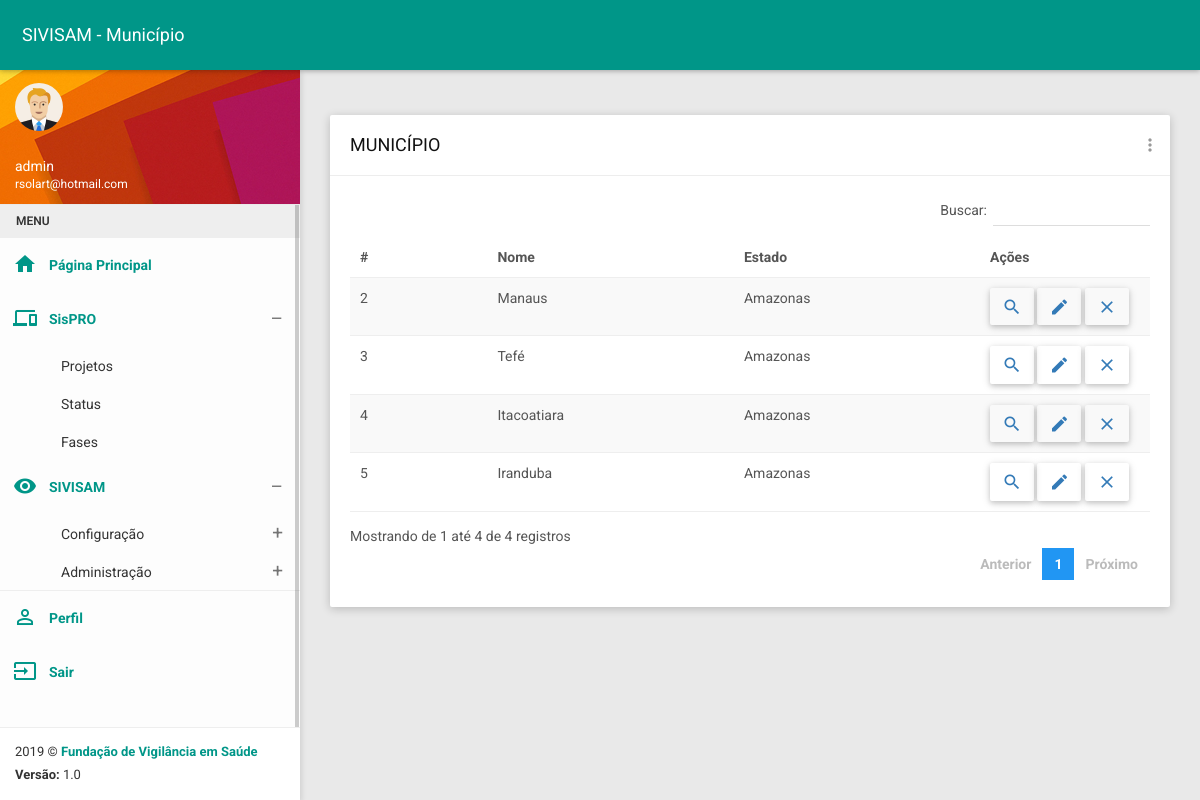
Page /devisa/municipio_list (signed in) on the committed database.
### devisa/models.py (models this page shows, shortened)
class Municipio(models.Model):
    mun_nome = models.CharField(verbose_name='municipio', max_length=100)
    estado = models.ForeignKey(Estado, on_delete=models.PROTECT)
    class Meta:
        permissions = (
            ('municipio_list', 'Pode listar municípios'),
            ('municipio_create', 'Pode cadastrar município'),
            ('municipio_update', 'Pode editar município'),
            ('municipio_view', 'Pode ver município'),
            ('municipio_delete', 'Pode excluir município')
        )

class Estado(models.Model):
    est_nome = models.CharField(verbose_name='Estado', max_length=100)
    pais = models.ForeignKey(Pais,on_delete=models.PROTECT)
    class Meta:
        permissions = (
            ('estado_list', 'Pode listar estados'),
            ('estado_create', 'Pode cadastrar estado'),
            ('estado_update', 'Pode editar estado'),
            ('estado_view', 'Pode ver estado'),
            ('estado_delete', 'Pode excluir estado')
        )
    def __str__(self):
        return self.est_nome

### devisa/views.py (the view)
# urls.py: path('municipio_list', municipio_list, name="municipio_list"),
@login_required
@permission_required('devisa.municipio_list')
def municipio_list(request):
    model = Municipio.objects.all()
    q = request.GET.get('pesquisar_por')
    if q is not None:
        model = model.filter(Q(mun_nome__icontains=q) | Q(estado__icontains=q))
    return render(request, 'municipio/municipio_list.html', {'municipios': model})

### devisa/templates/municipio/municipio_list.html (shortened to what this page needs)
{% extends 'base.html' %}
{% load static %}
{% block css %}
    <link href="{% static 'plugins/bootstrap/css/bootstrap.css' %}" rel="stylesheet">
    <link href="{% static 'plugins/node-waves/waves.css' %}" rel="stylesheet" />
    <link href="{% static 'plugins/animate-css/animate.css' %}" rel="stylesheet" />
    <link href="{% static 'plugins/jquery-datatable/skin/bootstrap/css/dataTables.bootstrap.css' %}" rel="stylesheet">
    <link href="{% static 'css/style.css' %}" rel="stylesheet">
    <link href="{% static 'css/themes/all-themes.css' %}" rel="stylesheet" />
{% endblock %}
{% block title %} SIVISAM - Município {% endblock %}
{% block content %}
<div class="row clearfix">
                <div class="col-lg-12 col-md-12 col-sm-12 col-xs-12">
                    <div class="card">
                        <div class="header">
                            <h2>
                                MUNICÍPIO
                            </h2>
                            <ul class="header-dropdown m-r--5">
                                <li class="dropdown">
                                    <a href="javascript:void(0);" class="dropdown-toggle" data-toggle="dropdown" role="button" aria-haspopup="true" aria-expanded="false">
                                        <i class="material-icons">more_vert</i>
                                    </a>
                                </li>
                            </ul>
                        </div>
                        <div class="body">
                            <div class="table-responsive">
                                <table class="table table-striped table-hover dataTable js-exportable">
                                    <thead>
                                        <tr>
                                            <th>#</th>
                                            <th>Nome</th>
                                            <th>Estado</th>
                                            <th>Ações</th>
                                        </tr>
                                    </thead>
                                    <tbody>
                                        {% for municipio in municipios %}
                                        <tr>
                                            <td>{{ municipio.id }}</td>
                                            <td>{{ municipio.mun_nome }}</td>
                                            <td>{{ municipio.estado }}</td>
                                            <td style="width: 150px;">
                                                <a href="{% url 'municipio_view' municipio.id %}" class="btn"><i class="material-icons">search</i></a>
                                                <a href="{% url 'municipio_update' municipio.id %}" class="btn"><i class="material-icons">mode_edit</i></a>
                                                <a href="{% url 'municipio_delete' municipio.id %}" class="btn"><i class="material-icons">close</i></a>
                                            </td>
                                        </tr>
                                        {% endfor %}
                                    </tbody>
                                </table>
                            </div>
                        </div>
                    </div>
                </div>
</div>
{% endblock %}

### templates/base.html (shortened to what this page needs)
{% load static %}
<!DOCTYPE html>
<html>
<head>
    {% block css %}
    {% endblock %}
</head>
<body class="theme-teal">
    <nav class="navbar">
        <div class="container-fluid">
            <div class="navbar-header">
                <a class="navbar-brand" href="javascript:void(0);">{% block title %}{% endblock %}</a>
            </div>
            <div class="collapse navbar-collapse" id="navbar-collapse">
            </div>
        </div>
    </nav>
    <section>
        <aside id="leftsidebar" class="sidebar">
            <div class="user-info">
                <div class="image">
                    <img src="{% static 'images/user.png' %}" width="48" height="48" alt="User" />
                </div>
                <div class="info-container">
                    <div class="name" data-toggle="dropdown" aria-haspopup="true" aria-expanded="false">{{ user.username }}</div>
                    <div class="email">{{ user.email }}</div>
                </div>
            </div>
            <div class="menu">
                <ul class="list">
                    <li class="header">MENU</li>
                    <li class="active">
                        <a href="{% url 'home' %}">
                            <i class="material-icons">home</i>
                            <span>Página Principal</span>
                        </a>
                    </li>
                    <li class="active">
                        {% if perms.sistemasfvs.sistema_list %}
                                <a href="javascript:void(0);" class="menu-toggle">
                                    <i class="material-icons">devices</i>
                                    <span>SisPRO</span>
                                </a>
                        {% endif %}
                        <ul class="ml-menu">
                            <li>
                                <a href="{% url 'sistema_list' %}">
                                    <span>Projetos</span>
                                </a>
                            </li>
                            <li>
                                <a href="{% url 'status_list' %}">
                                    <span>Status</span>
                                </a>
                            </li>
                            <li>
                                <a href="{% url 'fase_list' %}">
                                    <span>Fases</span>
                                </a>
                            </li>
                        </ul>
                    </li>
                    <li class="active">
                        <a href="javascript:void(0);" class="menu-toggle" style="">
                            <i class="material-icons">remove_red_eye</i>
                            <span>SIVISAM</span>
                        </a>
                        <ul class="ml-menu">
                            <li>
                                <a href="javascript:void(0);" class="menu-toggle">
                                    <span>Configuração</span>
                                </a>
                            </li>
                            <li>
                                <a href="javascript:void(0);" class="menu-toggle">
                                    <span>Administração</span>
                                </a>
                            </li>
                        </ul>
                    </li>
                    <li style="border-top: 1px solid #eee;" class="active">
                        <a href="{% url 'perfil' %}">
                            <i class="material-icons">perm_identity</i>
                            <span>Perfil</span>
                        </a>
                    </li>
                    <li class="active">
                        <a href="{% url 'logout' %}">
                            <i class="material-icons">input</i>
                            <span>Sair</span>
                        </a>
                    </li>
                </ul>
            </div>
            <div class="legal">
                <div class="copyright">
                     2019 &copy; <a href="http://www.fvs.am.gov.br">Fundação de Vigilância em Saúde</a>
                </div>
                <div class="version">
                    <b>Versão: </b> 1.0
                </div>
            </div>
        </aside>
    </section>
    <section class="content">
        <div class="container-fluid">
           {% block content %}
           {% endblock %}
        </div>
    </section>
</body>
</html>

### statics/css/themes/all-themes.css (style rules this page uses)
.theme-teal .navbar { background-color: #009688; }
.theme-teal .navbar-brand { color: #fff; }
.theme-teal .sidebar .menu .list li.active { background-color: transparent; }
.theme-teal .sidebar .menu .list li.active > :first-child i, .theme-teal .sidebar .menu .list li.active > :first-child span { color: #009688; }
.theme-teal .sidebar .menu .list .toggled { background-color: transparent; }
.theme-teal .sidebar .menu .list .ml-menu { background-color: transparent; }
.theme-teal .sidebar .legal { background-color: #fff; }
.theme-teal .sidebar .legal .copyright a { color: #009688 !important; }

### rows in the picture
Municipio: id "2", mun_nome "Manaus", estado "Amazonas"
Municipio: id "3", mun_nome "Tefé", estado "Amazonas"
Municipio: id "4", mun_nome "Itacoatiara", estado "Amazonas"
Municipio: id "5", mun_nome "Iranduba", estado "Amazonas"

### other values in the picture
{{ user.username }} "admin"
{{ user.email }} "rsolart@hotmail.com"
